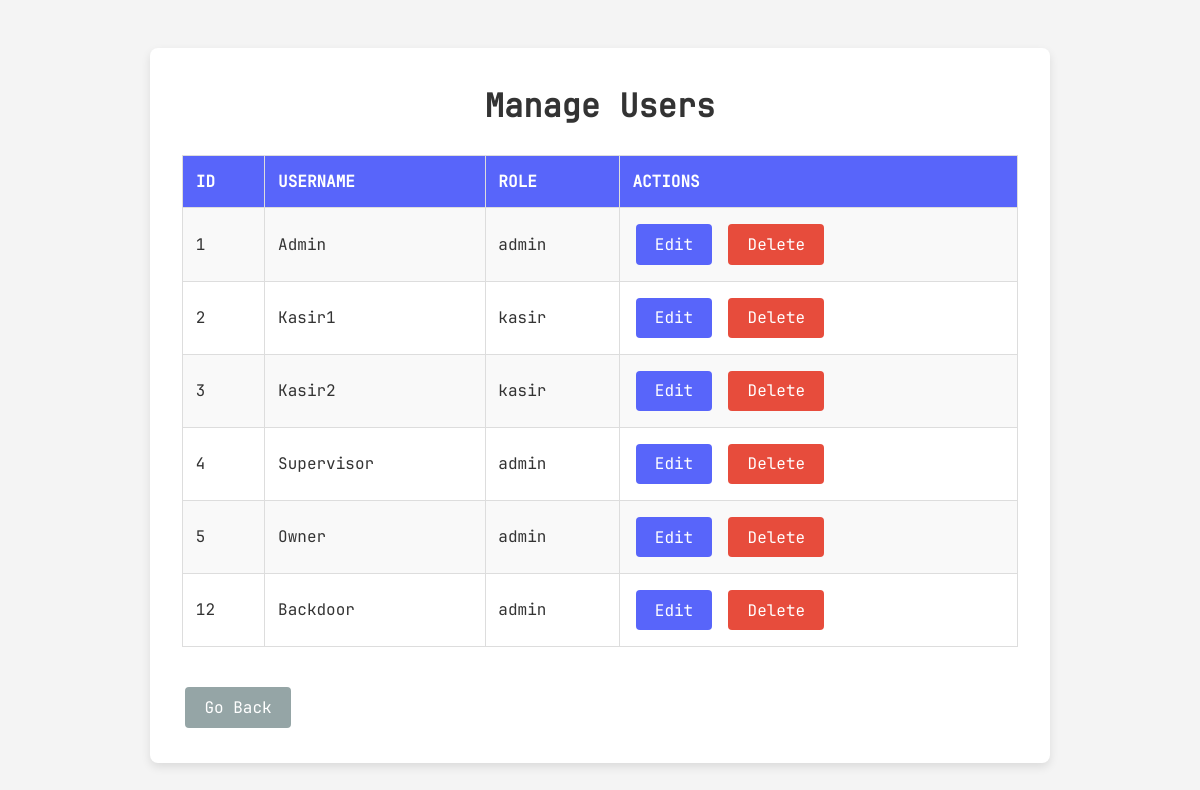
The app's page /manage_users.php (signed in) with its own data.
### tables this page shows
CREATE TABLE `user` (
  `iduser` int(11) NOT NULL,
  `username` varchar(50) NOT NULL,
  `password` varchar(255) NOT NULL,
  `role` enum('admin','kasir') NOT NULL DEFAULT 'kasir'
);

### manage_users.php (the view, shortened to what this page needs)
<?php
include('koneksi.php');
$query = "SELECT iduser, username, role FROM user";
$result = $conn->query($query);
?>
<!DOCTYPE html>
<html lang="en">
<head>
    <link rel="stylesheet" href="css/manage_users.css">
</head>
<body>
    <div class="container">
        <h2>Manage Users</h2>
        <table>
            <tr>
                <th>ID</th>
                <th>Username</th>
                <th>Role</th>
                <th>Actions</th>
            </tr>
            <?php while ($row = $result->fetch_assoc()): ?>
                <tr>
                    <td><?= $row['iduser'] ?></td>
                    <td><?= $row['username'] ?></td>
                    <td><?= $row['role'] ?></td>
                    <td>
                        <a href="edit_user.php?id=<?= $row['iduser'] ?>"><button>Edit</button></a>
                        <a href="delete_user.php?id=<?= $row['iduser'] ?>" onclick="return confirm('Are you sure you want to delete this user?')">
                            <button class="delete-button">Delete</button>
                        </a>
                    </td>
                </tr>
            <?php endwhile; ?>
        </table>
        <button class="go-back" onclick="window.location.href='dashboard.php'">Go Back</button>
    </div>
</body>
</html>

### css/manage_users.css (style rules this page uses)
* { font-family: 'JetBrainsMono', sans-serif; margin: 0; padding: 0; box-sizing: border-box; }
body { background-color: #f4f4f4; color: #333; line-height: 1.6; padding: 1rem; }
.container, .form-container { width: 80%; max-width: 900px; margin: 2rem auto; background: #fff; padding: 2rem; border-radius: 8px; box-shadow: 0px 4px 10px rgba(0, 0, 0, 0.1); }
h2 { text-align: center; margin-bottom: 1.5rem; font-size: 2rem; color: #333; }
table { width: 100%; border-collapse: collapse; margin-bottom: 1.5rem; }
table th, table td { padding: 0.8rem; border: 1px solid #ddd; text-align: left; font-size: 1rem; }
table th { background-color: #5865fa; color: #fff; text-transform: uppercase; }
table tr:nth-child(even) { background-color: #f9f9f9; }
button { padding: 0.6rem 1.2rem; background-color: #5865fa; color: white; border: none; border-radius: 4px; font-size: 1rem; cursor: pointer; transition: background-color 0.3s ease; text-decoration: none; display: inline-block; margin: 0.2rem; }
.delete-button { background-color: #e74c3c; }
.go-back { margin-top: 1rem; background-color: #95a5a6; }

### records on screen
user: iduser "1", username "Admin", role "admin"
user: iduser "2", username "Kasir1", role "kasir"
user: iduser "3", username "Kasir2", role "kasir"
user: iduser "4", username "Supervisor", role "admin"
user: iduser "5", username "Owner", role "admin"
user: iduser "12", username "Backdoor", role "admin"
